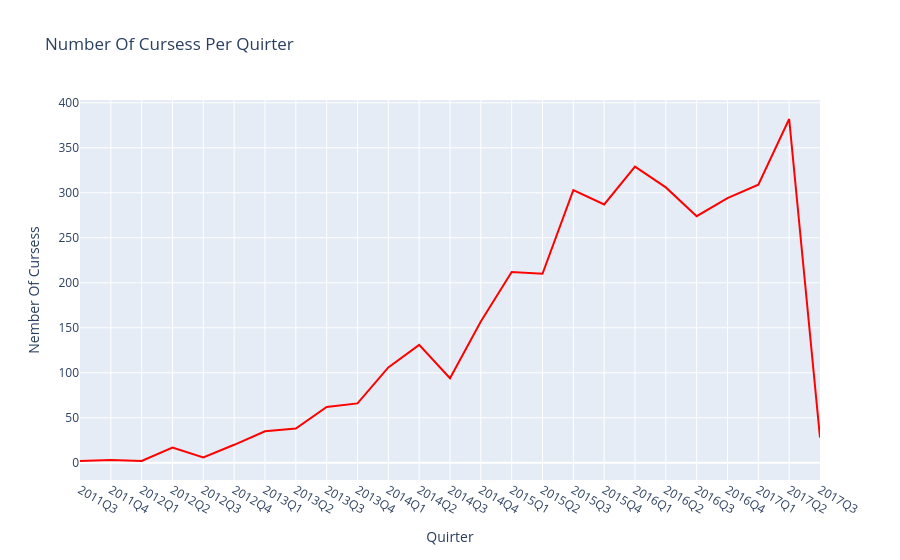

The notebook cell saved with this chart:
### Code cell
df_copy['quirter'] = df_copy['published_timestamp'].dt.to_period('Q').astype(str)
Line_Chart_by_quirter = px.line(df_copy.groupby('quirter').size().reset_index(name = 'count'),
                                x = 'quirter', y = 'count', title = 'Number Of Cursess Per Quirter')
Line_Chart_by_quirter.update_xaxes(title_text = 'Quirter')
Line_Chart_by_quirter.update_yaxes(title_text = 'Nember Of Cursess')
Line_Chart_by_quirter.update_traces(text = df_copy.groupby('quirter').size().reset_index(name = 'count')['count'], textposition = 'top center',
                                    line = dict(color = 'red'))
Line_Chart_by_quirter.show()

### Figure 1 — Plotly figure (JSON) as saved in the notebook; plotly's stock layout.template omitted (floating-point values rounded to 4 significant figures)
{"data": [{"hovertemplate": "quirter=%{x}<br>count=%{y}<extra></extra>", "legendgroup": "", "line": {"color": "red", "dash": "solid"}, "marker": {"symbol": "circle"}, "mode": "lines", "name": "", "orientation": "v", "showlegend": false, "text": [2.0, 3.0, 2.0, 17.0, 6.0, 20.0, 35.0, 38.0, 62.0, 66.0, 106.0, 131.0, 94.0, 157.0, 212.0, 210.0, 303.0, 287.0, 329.0, 306.0, 274.0, 294.0, 309.0, 382.0, 28.0], "textposition": "top center", "type": "scatter", "x": ["2011Q3", "2011Q4", "2012Q1", "2012Q2", "2012Q3", "2012Q4", "2013Q1", "2013Q2", "2013Q3", "2013Q4", "2014Q1", "2014Q2", "2014Q3", "2014Q4", "2015Q1", "2015Q2", "2015Q3", "2015Q4", "2016Q1", "2016Q2", "2016Q3", "2016Q4", "2017Q1", "2017Q2", "2017Q3"], "xaxis": "x", "y": [2, 3, 2, 17, 6, 20, 35, 38, 62, 66, 106, 131, 94, 157, 212, 210, 303, 287, 329, 306, 274, 294, 309, 382, 28], "yaxis": "y"}], "layout": {"legend": {"tracegroupgap": 0}, "title": {"text": "Number Of Cursess Per Quirter"}, "xaxis": {"anchor": "y", "domain": [0, 1], "title": {"text": "Quirter"}}, "yaxis": {"anchor": "x", "domain": [0, 1], "title": {"text": "Nember Of Cursess"}}}}
